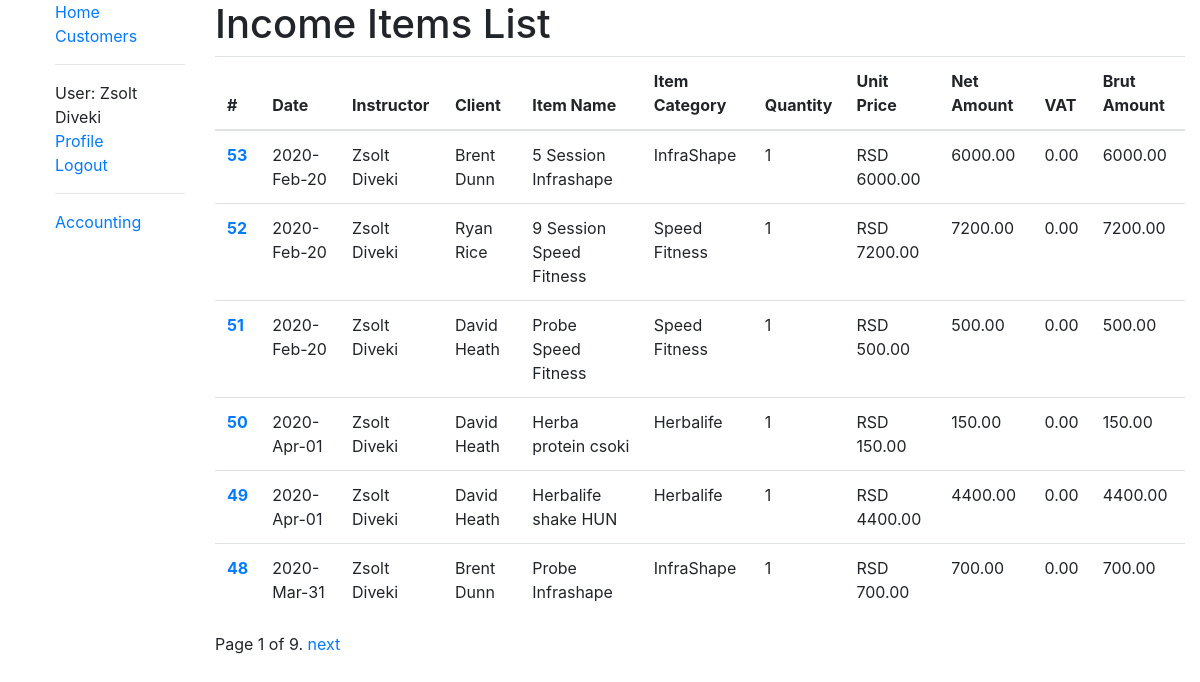
Before: /accounting/incomeitems/list/ (signed in) with the older database file.
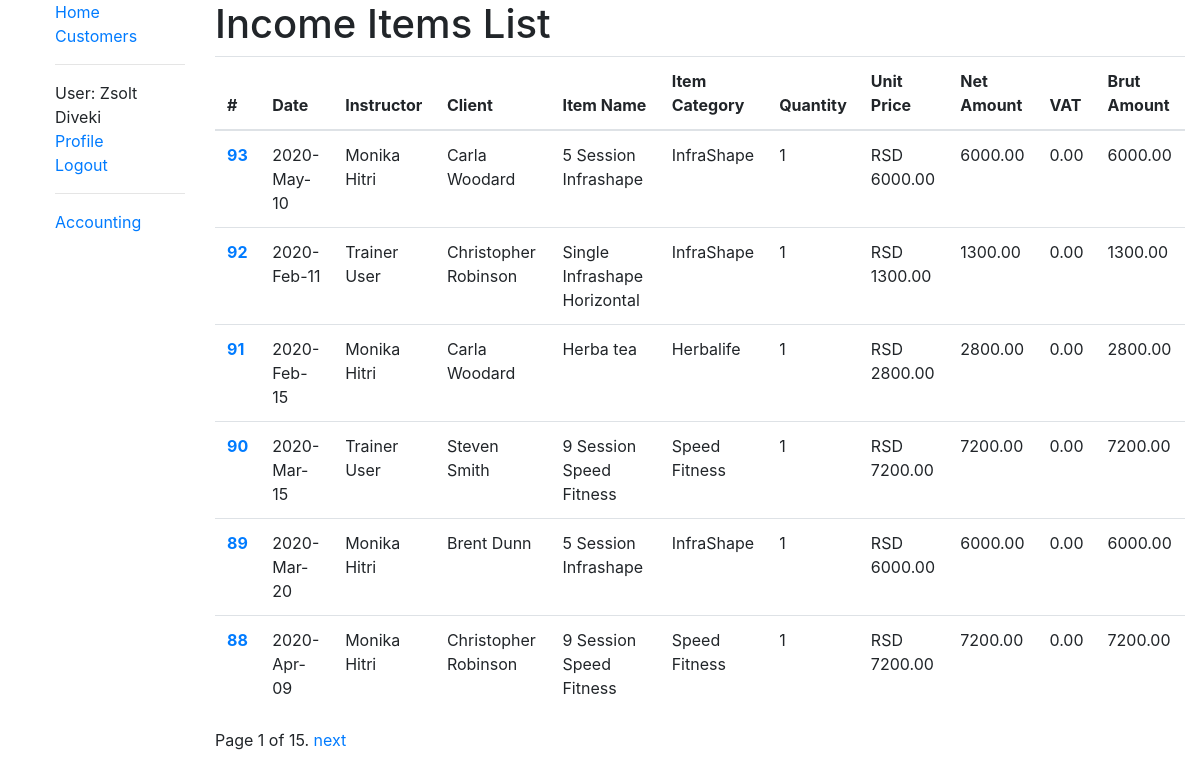
After: the same page with the newer database file.
### accounting/models.py (models this page shows, shortened)
class IncomeItems(models.Model):
    client = models.ForeignKey(User, on_delete=models.CASCADE, related_name='%(app_label)s_%(class)s_related')
    instructor = models.ForeignKey(User, on_delete=models.CASCADE)
    date = models.DateField(null=True, blank=True, default=djnow())
    item = models.ForeignKey(IncomeCategories, on_delete=models.CASCADE)
    quantity = models.IntegerField(default='0')
    net_amount = models.DecimalField(max_digits=8, decimal_places=2, blank=False, default=Decimal('0.00'))
    vat = models.DecimalField(max_digits=5, decimal_places=2, blank=False, default=Decimal('0.00'))
    brut_amount = models.DecimalField(max_digits=8, decimal_places=2, blank=False, default=Decimal('0.00'))
    class Meta:
        ordering = ['-id', 'date', 'item']
        permissions = (('can_see_all_financials', 'Show all financials'), ('can_see_own_financials', 'Show own financials'))

class IncomeCategories(models.Model):
    name = models.CharField(max_length=200, help_text='Enter a category name', blank=False)
    category_type = models.ForeignKey(CategoryType, on_delete=models.CASCADE, blank=False)
    unit_price = models.DecimalField(max_digits=8, decimal_places=2, blank=False)
    currency = models.CharField(max_length=3, help_text='Enter a currency code', blank=False)
    class Meta:
        ordering = ['category_type']
        permissions = (('can_see_all_financials', 'Show all financials'), ('can_see_own_financials', 'Show own financials'))

class CategoryType(models.Model):
    name = models.CharField(max_length=200, help_text='Enter a category type', blank=False)
    class Meta:
        permissions = (('can_see_all_financials', 'Show all financials'), ('can_see_own_financials', 'Show own financials'))

### accounting/views.py (the view)
# urls.py: path('incomeitems/list/', views.IncomeItemsListView.as_view(), name='incomeitems_list'),
class IncomeItemsListView(LoginRequiredMixin, PermissionRequiredMixin, generic.ListView):
    model = IncomeItems
    permission_required = ('accounting.can_see_own_financials')
    paginate_by = 6
    def get_queryset(self):
        u = self.request.user
        if u.has_perm('accounting.can_see_own_financials') and u.has_perm('accounting.can_see_all_financials'):
            return IncomeItems.objects.all()
        else:
            return IncomeItems.objects.filter(instructor=u)

### customers/models.py (called while the page is built)
    def get_absolute_url(self):
        return reverse('customers:person-detail', args=[str(self.slug)])

### accounting/templates/accounting/incomeitems_list.html (shortened to what this page needs)
{% extends "base_generic.html" %}
{% load crispy_forms_tags %}
{% block content %}
<h1>Income Items List</h1>
{% if incomeitems_list %}
<table class="table table-hover">
    <thead>
      <tr>
        <th scope="col">#</th>
        <th scope="col">Date</th>
        <th scope="col">Instructor</th>
        <th scope="col">Client</th>
        <th scope="col">Item Name</th>
        <th scope="col">Item Category</th>
        <th scope="col">Quantity</th>
        <th scope="col">Unit Price</th>
        <th scope="col">Net Amount</th>
        <th scope="col">VAT</th>
        <th scope="col">Brut Amount</th>
      </tr>
    </thead>
    <tbody>
    {% for incomeitem in incomeitems_list %}
            <tr>
                <th scope="row">
                    <a href="{% url 'accounting:incomeitems_update' incomeitem.id %}">
                        {{ incomeitem.id }}
                    </a>
                </th>
                <td>{{ incomeitem.date|date:"Y-M-d" }}</td>
                <td>{{ incomeitem.instructor.get_full_name }}</td>
                <td>{{ incomeitem.client.get_full_name }}</td>
                <td>{{ incomeitem.item.name }}</td>
                <td>{{ incomeitem.item.category_type.name }}</td>
                <td>{{ incomeitem.quantity }}</td>
                <td>{{ incomeitem.item.currency }} {{ incomeitem.item.unit_price }}</td>
                <td>{{ incomeitem.net_amount }}</td>
                <td>{{ incomeitem.vat }}</td>
                <td>{{ incomeitem.brut_amount }}</td>
            </tr>
  {% endfor %}
</tbody>
</table>
{% else %}
  <p>There are no expense categories available.</p>
{% endif %}
{% endblock %}

### templates/base_generic.html (shortened to what this page needs)
<!DOCTYPE html>
<html lang="en">
<head>
  <link rel="stylesheet" href="https://stackpath.bootstrapcdn.com/bootstrap/4.1.3/css/bootstrap.min.css">
  <link href="http://cdn.pydata.org/bokeh/release/bokeh-0.12.0.min.css" rel="stylesheet" type="text/css">
  <!-- {% load static %}
  <link rel="stylesheet" href="{% static 'css/styles.css' %}"> -->
</head>
<body>
  <div class="container-fluid">
    <div class="row">
      <div class="col-sm-2">
      {% block sidebar %}
        <ul class="sidebar-nav" style="list-style-type: none;">
          <li><a href="{% url 'index' %}">Home</a></li>
          <li><a href="{% url 'customers:customers-list' %}">Customers</a></li>
          <hr>
          {% if user.is_authenticated %}
            <li>User: {{user.get_full_name}}</li>
            <li><a href="{{ user.person.get_absolute_url}}">Profile</a></li>
            <li><a href="{% url 'logout' %}">Logout</a></li>
          {% else %}
            <li><a href="{% url 'login' %}">Login</a></li>
            <li><a href="{% url 'signup' %}">Sign Up</a></li>
          {% endif %}
          <hr>
          {% if perms.customers.can_see_own_financials %}
            <li><a href="{% url 'accounting:accounting' %}">Accounting</a></li>
          {% endif %}
        </ul>
     {% endblock %}
      </div>
      <div class="col-sm-10 ">{% block content %}{% endblock %}
        {% block pagination %}
        {% if is_paginated %}
          <div class="pagination">
            <span class="page-links">
              <span class="page-current">
                Page {{ page_obj.number }} of {{ page_obj.paginator.num_pages }}.
              </span>
              {% if page_obj.has_next %}
                <a href="{{ request.path }}?page={{ page_obj.next_page_number }} ">next</a>
              {% endif %}
            </span>
          </div>
        {% endif %}
      {% endblock %}
      </div>
    </div>
  </div>
</body>
</html>

Changed rows visible on the page:
no longer on this page (row unchanged): IncomeItems: id "53", date "2020-Feb-20", instructor.get_full_name "Zsolt Diveki", client.get_full_name "Brent Dunn", item.name "5 Session Infrashape", item.category_type.name "InfraShape", quantity "1", item.currency "RSD", item.unit_price "6000.00", net_amount "6000.00", vat "0.00", brut_amount "6000.00"
no longer on this page (row unchanged): IncomeItems: id "52", date "2020-Feb-20", instructor.get_full_name "Zsolt Diveki", client.get_full_name "Ryan Rice", item.name "9 Session Speed Fitness", item.category_type.name "Speed Fitness", quantity "1", item.currency "RSD", item.unit_price "7200.00", net_amount "7200.00", vat "0.00", brut_amount "7200.00"
no longer on this page (row unchanged): IncomeItems: id "51", date "2020-Feb-20", instructor.get_full_name "Zsolt Diveki", client.get_full_name "David Heath", item.name "Probe Speed Fitness", item.category_type.name "Speed Fitness", quantity "1", item.currency "RSD", item.unit_price "500.00", net_amount "500.00", vat "0.00", brut_amount "500.00"
no longer on this page (row unchanged): IncomeItems: id "50", date "2020-Apr-01", instructor.get_full_name "Zsolt Diveki", client.get_full_name "David Heath", item.name "Herba protein csoki", item.category_type.name "Herbalife", quantity "1", item.currency "RSD", item.unit_price "150.00", net_amount "150.00", vat "0.00", brut_amount "150.00"
no longer on this page (row unchanged): IncomeItems: id "49", date "2020-Apr-01", instructor.get_full_name "Zsolt Diveki", client.get_full_name "David Heath", item.name "Herbalife shake HUN", item.category_type.name "Herbalife", quantity "1", item.currency "RSD", item.unit_price "4400.00", net_amount "4400.00", vat "0.00", brut_amount "4400.00"
no longer on this page (row unchanged): IncomeItems: id "48", date "2020-Mar-31", instructor.get_full_name "Zsolt Diveki", client.get_full_name "Brent Dunn", item.name "Probe Infrashape", item.category_type.name "InfraShape", quantity "1", item.currency "RSD", item.unit_price "700.00", net_amount "700.00", vat "0.00", brut_amount "700.00"
added IncomeItems: id "93", date "2020-May-10", instructor.get_full_name "Monika Hitri", client.get_full_name "Carla Woodard", item.name "5 Session Infrashape", item.category_type.name "InfraShape", quantity "1", item.currency "RSD", item.unit_price "6000.00", net_amount "6000.00", vat "0.00", brut_amount "6000.00"
added IncomeItems: id "92", date "2020-Feb-11", instructor.get_full_name "Trainer User", client.get_full_name "Christopher Robinson", item.name "Single Infrashape Horizontal", item.category_type.name "InfraShape", quantity "1", item.currency "RSD", item.unit_price "1300.00", net_amount "1300.00", vat "0.00", brut_amount "1300.00"
added IncomeItems: id "91", date "2020-Feb-15", instructor.get_full_name "Monika Hitri", client.get_full_name "Carla Woodard", item.name "Herba tea", item.category_type.name "Herbalife", quantity "1", item.currency "RSD", item.unit_price "2800.00", net_amount "2800.00", vat "0.00", brut_amount "2800.00"
added IncomeItems: id "90", date "2020-Mar-15", instructor.get_full_name "Trainer User", client.get_full_name "Steven Smith", item.name "9 Session Speed Fitness", item.category_type.name "Speed Fitness", quantity "1", item.currency "RSD", item.unit_price "7200.00", net_amount "7200.00", vat "0.00", brut_amount "7200.00"
added IncomeItems: id "89", date "2020-Mar-20", instructor.get_full_name "Monika Hitri", client.get_full_name "Brent Dunn", item.name "5 Session Infrashape", item.category_type.name "InfraShape", quantity "1", item.currency "RSD", item.unit_price "6000.00", net_amount "6000.00", vat "0.00", brut_amount "6000.00"
added IncomeItems: id "88", date "2020-Apr-09", instructor.get_full_name "Monika Hitri", client.get_full_name "Christopher Robinson", item.name "9 Session Speed Fitness", item.category_type.name "Speed Fitness", quantity "1", item.currency "RSD", item.unit_price "7200.00", net_amount "7200.00", vat "0.00", brut_amount "7200.00"
Other visible differences:
{{ page_obj.paginator.num_pages }}: "9" → "15"
